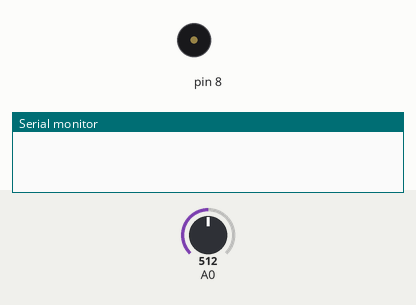
Bench run of a sketch on a simulated Arduino Uno, built with avr-gcc and run on an emulated ATmega328P. Parts: buzzer (waves = sounding), the last lines printed to the serial monitor. The inputs (shaded band) are chosen by the test bench; at power-on: A0 = 512.

Above: at 1.2 s.
1.3 s: A0 set to 533
2.8 s: A0 set to 561
At 4.0 s:
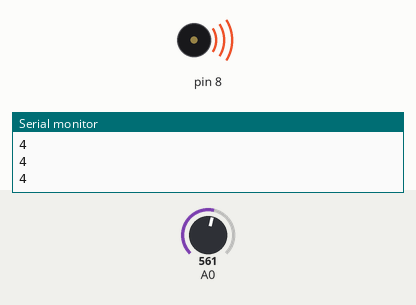
4.3 s: A0 set to 540
At 5.4 s:
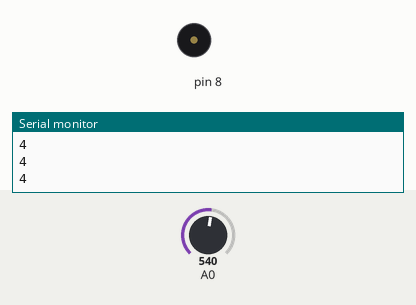
5.8 s: A0 set to 560
At 6.5 s:
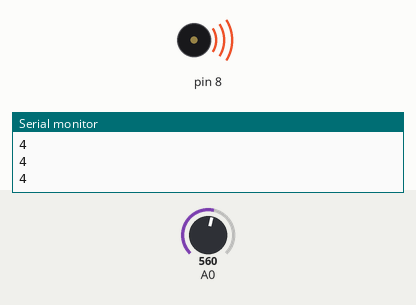
Timing chart, 0 to 8.3 s (numbered marks = the images above; inputs shaded):
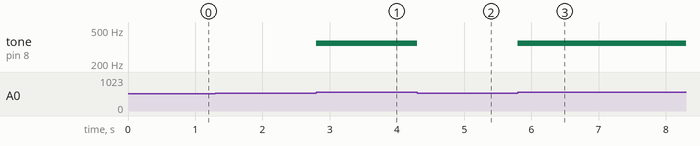

Measured:
- the behaviour switches between 549 and 550 on A0 (found by bisection; images 0 and 1)
- after the input at 1.3 s, every drawn part: stays the same
- after the input at 2.8 s, tone on pin 8: silent → 349 Hz at once
- after the input at 4.3 s, tone on pin 8: 349 Hz → silent at once
- after the input at 5.8 s, tone on pin 8: silent → 349 Hz at once

The sketch:

ArduinoCODE.ino
```cpp
int notes[] = {262,294,330,349,391,440};

void setup() {
  // put your setup code here, to run once:
  Serial.begin(9600); // begin serial communication

}

void loop() {
  // put your main code here, to run repeatedly:
   int keyVal = analogRead(A0);
   //Serial.println(keyVal);

   if(keyVal >= 660 && keyVal <= 720){
    tone(8, notes[0]);
    Serial.println(1);
    }
   else if(keyVal >= 100 && keyVal <= 150){
     tone(8, notes[1]);
     Serial.println(2);
    }
   else if(keyVal >= 300 && keyVal <= 390){
     tone(8, notes[2]);
     Serial.println(3);
    }
   else if(keyVal >= 550 && keyVal <= 590){
     tone(8, notes[3]);
     Serial.println(4);
    }
   else if(keyVal >= 65 && keyVal <= 90){
     tone(8, notes[4]);
     Serial.println(5);
    }
   else if(keyVal >= 15 && keyVal <= 50){
     tone(8, notes[5]);
     Serial.println(6);
    }
   else{
     noTone(8);
    }
}
```
